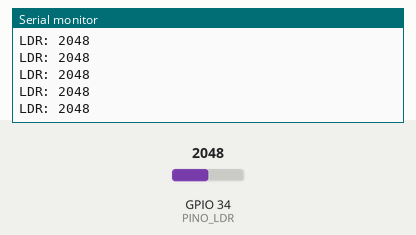
Recording of a sketch running on a simulated ESP32. Shown: the last lines printed to the serial monitor. Inputs (shaded band) come from the test bench; at power-on: GPIO 34 (PINO_LDR) = 2048 (analog values on the 0–4095 scale).

Above: at 1.2 s.
1.3 s: GPIO 34 (PINO_LDR) set to 2866
At 1.68 s:
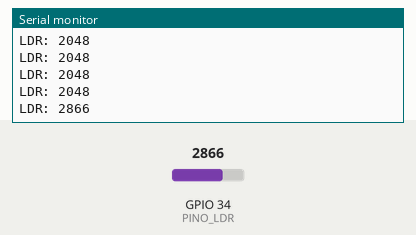
2.8 s: GPIO 34 (PINO_LDR) set to 3603
At 2.93 s:
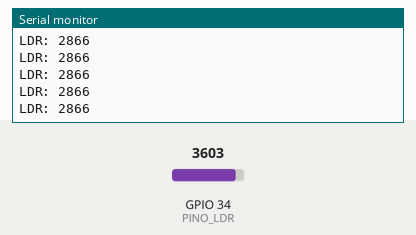
Timing chart, 0 to 5.8 s (numbered marks = the images above; inputs shaded):
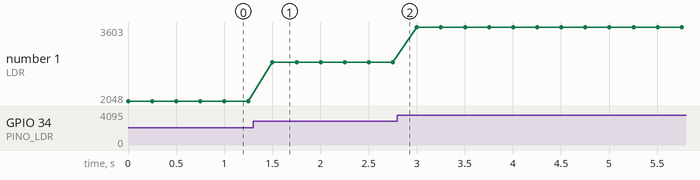

The sketch:

02_teste_ldr.ino
```cpp
// Teste 02: verificar se a leitura do LDR muda com a luz.
// Circuito: 3V3 -> LDR -> GPIO34 -> resistor 10k -> GND.
const int PINO_LDR = 34;

void setup() {
  Serial.begin(115200);
  analogReadResolution(12);  // faixa aproximada de 0 a 4095
  analogSetPinAttenuation(PINO_LDR, ADC_11db);
  Serial.println("Teste do LDR: ilumine e depois cubra o sensor.");
}

void loop() {
  int leitura = analogRead(PINO_LDR);
  Serial.print("LDR: ");
  Serial.println(leitura);
  delay(250);
}
```

Measured:
- after the input at 1.3 s, the serial monitor: prints a new line after 0.20 s (image 1)
- plotted number 1: 2048 → 2866 after the input at 1.3 s, 2866 → 3603 after the input at 2.8 s
